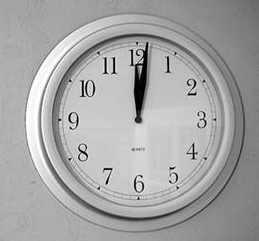
//> input picture C++/image processing/img/clock.jpg, 259 x 241 px
$ ./main   (built with g++ and OpenCV 4)
//> lines starting //> are read from the running program, lines starting //| are printed output that depends on the picture
#include<opencv2/core/core.hpp>
#include<opencv2/highgui/highgui.hpp>
#include<opencv2/imgproc/imgproc.hpp>
#include<iostream>
using namespace cv;
using namespace std;
void fft2Image(InputArray _src, OutputArray _dst);
void amplitudeSpectrum(InputArray _srcFFT, OutputArray _dstSpectrum);
Mat phaseSpectrum(Mat _srcFFT);

int main(int argc, char* argv[])
{
	string str = "..//..//img//clock.jpg";
	Mat image = imread(str, IMREAD_GRAYSCALE);
//> image is the input picture: 241 rows x 259 cols, CV_8UC1; min 0, max 255, mean 165.6
	if (!image.data)
		return -1;
	imshow("org", image);
	Mat fImage;
	image.convertTo(fImage, CV_64FC1, 1.0 / 255);

	Mat fft2;
	fft2Image(fImage, fft2);

	Mat amplitude;
	amplitudeSpectrum(fft2, amplitude);

	Mat logAmplitude;
	cv::log(amplitude + 1.0, logAmplitude);

	Mat meanLogAmplitude;
	cv::blur(logAmplitude, meanLogAmplitude, Size(3, 3), Point(-1, -1));

	Mat spectralResidual = logAmplitude - meanLogAmplitude;

	Mat phase = phaseSpectrum(fft2);
//> after the loop in phaseSpectrum, `for (int r = 0; r < phase.rows; r++)`:
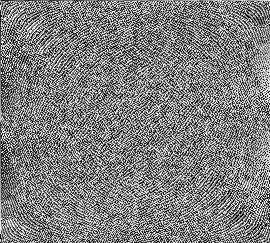
//> phase: 243 rows x 270 cols, CV_64FC1; min -3.14, max 3.14, mean 3.52e-18; drawn with min black and max white

	Mat cosSpectrum(phase.size(), CV_64FC1);
	Mat sinSpectrum(phase.size(), CV_64FC1);

	for (int r = 0; r < phase.rows; r++)
	{
		for (int c = 0; c < phase.cols; c++)
		{
			cosSpectrum.at<double>(r, c) = cos(phase.at<double>(r, c));
			sinSpectrum.at<double>(r, c) = sin(phase.at<double>(r, c));
		}
	}
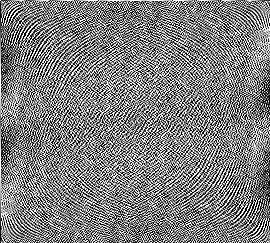
//> cosSpectrum: 243 rows x 270 cols, CV_64FC1; min -1, max 1, mean 0.0077; drawn with min black and max white
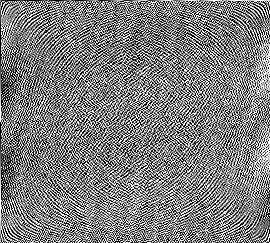
//> sinSpectrum: 243 rows x 270 cols, CV_64FC1; min -1, max 1, mean 2.14e-18; drawn with min black and max white

	exp(spectralResidual, spectralResidual);
	Mat real = spectralResidual.mul(cosSpectrum);
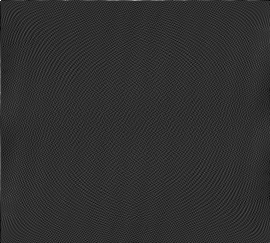
//> real: 243 rows x 270 cols, CV_64FC1; min -4.04, max 17.63, mean 0.0207; drawn with min black and max white
	Mat imaginary = spectralResidual.mul(sinSpectrum);
	vector<Mat> realAndImag;
	realAndImag.push_back(real);
	realAndImag.push_back(imaginary);
	Mat complex;
	merge(realAndImag, complex);

	Mat ifft2;
	dft(complex, ifft2, DFT_COMPLEX_OUTPUT + DFT_INVERSE);

	Mat ifft2Amp;
	amplitudeSpectrum(ifft2, ifft2Amp);
//> in amplitudeSpectrum (call 2), `split(_srcFFT, FFT2Channel);`:
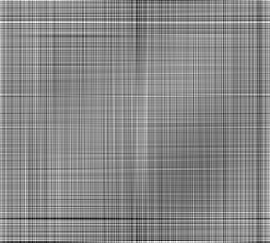
//> FFT2Channel[1]: 243 rows x 270 cols, CV_64FC1; min -100.9, max 87.17, mean 0; drawn with min black and max white

	pow(ifft2Amp, 2.0, ifft2Amp);

	GaussianBlur(ifft2Amp, ifft2Amp, Size(11, 11), 2.5);
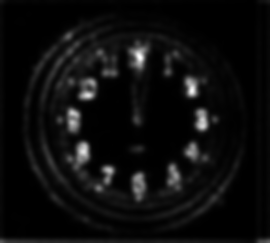
//> ifft2Amp: 243 rows x 270 cols, CV_64FC1; min 1645.1, max 1864228.3, mean 99978.5; drawn with min black and max white

	normalize(ifft2Amp, ifft2Amp, 1.0, 0, NORM_MINMAX);

	pow(ifft2Amp, 0.5, ifft2Amp);

	Mat saliencyMap;
	ifft2Amp.convertTo(saliencyMap, CV_8UC1, 255);
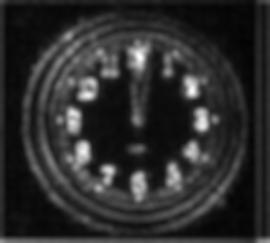
//> saliencyMap: 243 rows x 270 cols, CV_8UC1; min 0, max 255, mean 44.7
	imshow("Saliency", saliencyMap);

	waitKey(0);
	return 0;
}

void fft2Image(InputArray _src, OutputArray _dst)
{

	Mat src = _src.getMat();

	CV_Assert(src.type() == CV_32FC1 || src.type() == CV_64FC1);
	CV_Assert(src.channels() == 1 || src.channels() == 2);
	int rows = src.rows;
	int cols = src.cols;

	Mat padded;
	int rPadded = getOptimalDFTSize(rows);
	int cPadded = getOptimalDFTSize(cols);

	copyMakeBorder(src, padded, 0, rPadded - rows, 0, cPadded - cols, BORDER_CONSTANT, Scalar::all(0));

	dft(padded, _dst, DFT_COMPLEX_OUTPUT);
}

void amplitudeSpectrum(InputArray _srcFFT, OutputArray _dstSpectrum)
{

	CV_Assert(_srcFFT.channels() == 2);

	vector<Mat> FFT2Channel;
	split(_srcFFT, FFT2Channel);

	magnitude(FFT2Channel[0], FFT2Channel[1], _dstSpectrum);
}

Mat phaseSpectrum(Mat _srcFFT)
{

	Mat phase;
	phase.create(_srcFFT.size(), CV_64FC1);

	vector<Mat> FFT2Channel;
	split(_srcFFT, FFT2Channel);

	for (int r = 0; r < phase.rows; r++)
	{
		for (int c = 0; c < phase.cols; c++)
		{
			double real = FFT2Channel[0].at<double>(r, c);
			double imaginary = FFT2Channel[1].at<double>(r, c);
			phase.at<double>(r, c) = atan2(imaginary, real);
		}
	}
	return phase;
}

$ run again, with C++/image processing/img/bird_noise.jpg copied over C++/image processing/img/clock.jpg
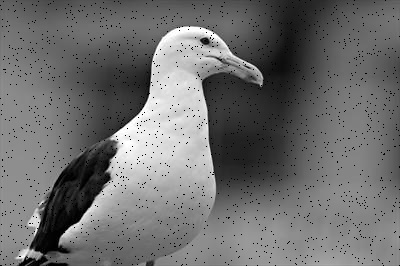
//> input picture C++/image processing/img/bird_noise.jpg, 400 x 266 px
//> image is the input picture: 266 rows x 400 cols, CV_8UC1; min 0, max 255, mean 110.8
//> after the loop `for (int r = 0; r < phase.rows; r++)`:
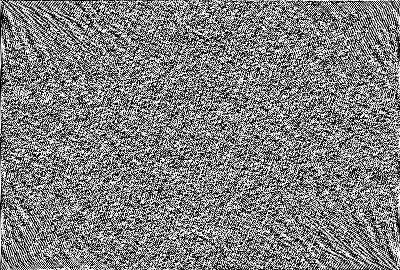
//> sinSpectrum: 270 rows x 400 cols, CV_64FC1; min -1, max 1, mean -4.61e-19; drawn with min black and max white
//> `ifft2Amp.convertTo(saliencyMap, CV_8UC1, 255);`:
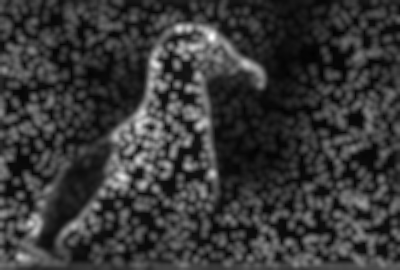
//> saliencyMap: 270 rows x 400 cols, CV_8UC1; min 0, max 255, mean 55.2

$ run again, with C++/image processing/img/butterfly.jpg copied over C++/image processing/img/clock.jpg
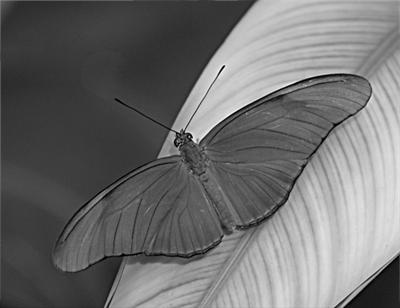
//> input picture C++/image processing/img/butterfly.jpg, 400 x 308 px
//> image is the input picture: 308 rows x 400 cols, CV_8UC1; min 0, max 250, mean 110.5
//> after the loop `for (int r = 0; r < phase.rows; r++)`:
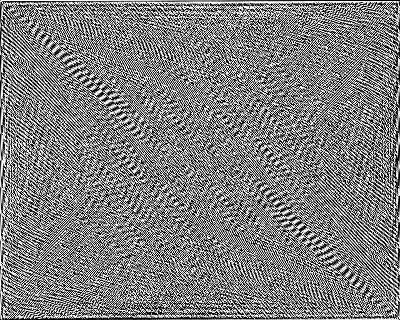
//> sinSpectrum: 320 rows x 400 cols, CV_64FC1; min -1, max 1, mean -4.44e-19; drawn with min black and max white
//> `ifft2Amp.convertTo(saliencyMap, CV_8UC1, 255);`:
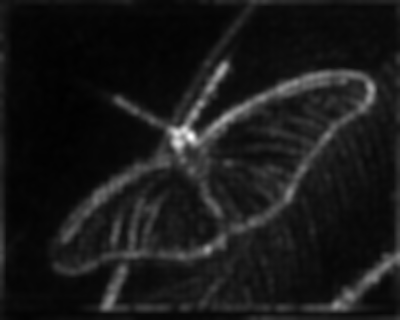
//> saliencyMap: 320 rows x 400 cols, CV_8UC1; min 0, max 255, mean 24.9
